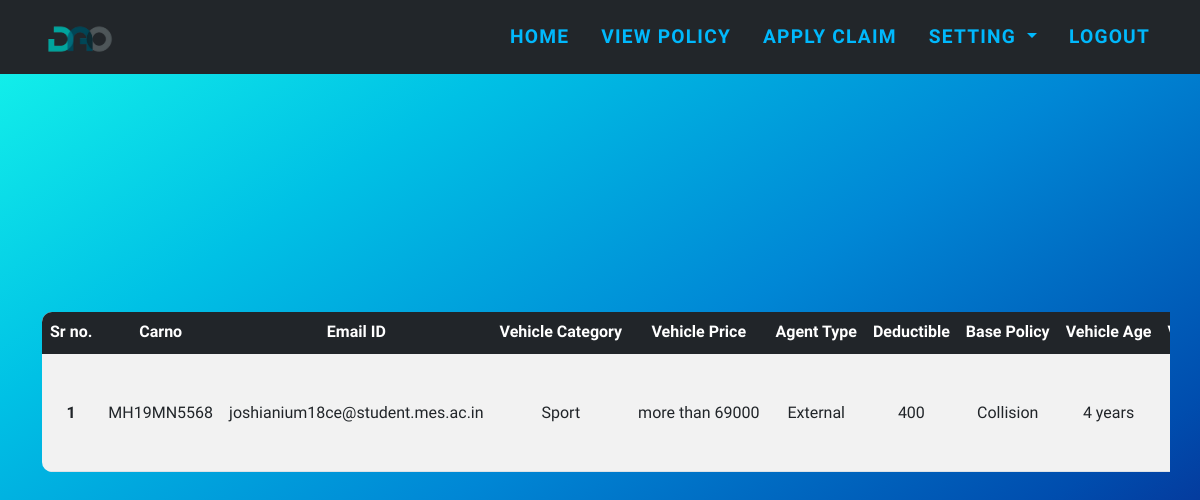
The page /viewpol (signed in) on the database its author committed.
### app.py (models this page shows)
class Policy(db.Model):
    no = db.Column(db.Integer, primary_key=True,autoincrement=True)
    carno=db.Column(db.String(12), nullable=False)
    email = db.Column(db.String(120), nullable=False)
    vcat=db.Column(db.String(20), nullable=False)
    vprice=db.Column(db.String(20), nullable=False)
    agtype=db.Column(db.String(20), nullable=False)
    deduct=db.Column(db.Integer, nullable=False)
    bpolicy=db.Column(db.String(20), nullable=False)
    vage=db.Column(db.String(20), nullable=False)
    make=db.Column(db.String(20), nullable=False)
    ptype=db.Column(db.String(20), nullable=False)

### app.py (the view)
@app.route("/viewpol")
def client_policy():
    if not session.get("username"):
      return render_template("illegal.html")
    email=session["username"]
    q=Policy.query.filter_by(email=email).all()
    return render_template("clpolicy.html",data=q)

### templates/clpolicy.html (shortened to what this page needs)
{% extends 'basecus.html' %}
{% block body %}
{% if data|length == 0 %}
    <h1 class="alert alert-primary">no policy to display</h1>
{% else %}
<div class="container" style="overflow-x: auto;  margin: 0;
position: absolute;
top: 50%;
left: 50%;
-ms-transform: translate(-50%, -50%);
transform: translate(-50%, -50%);
 ">
<table class="table table-striped table-hover" style="background-color:white;">
    <thead style="  background-color: #212529; color:#ffffff;">
        <tr style="vertical-align: middle; text-align: center;">
          <th scope="col">Sr no.</th>
          <th scope="col">Carno</th>
          <th scope="col">Email ID</th>
          <th scope="col">Vehicle Category</th>
          <th scope="col">Vehicle Price</th>
          <th scope="col">Agent Type</th>
          <th scope="col">Deductible</th>
          <th scope="col">Base Policy</th>
          <th scope="col">Vehicle Age</th>
          <th scope="col">Vehicle Company</th>
        </tr>
    </thead>
    <tbody>
        {% for alldata in data %}
        <tr style="vertical-align: middle; text-align: center;">
          <th scope="row">{{loop.index}}</th>
          <td>{{alldata.carno}}</td>
          <td>{{alldata.email}}</td>
          <td>{{alldata.vcat}}</td>
          <td>{{alldata.vprice}}</td>
          <td>{{alldata.agtype}}</td>
          <td>{{alldata.deduct}}</td>
          <td>{{alldata.bpolicy}}</td>
          <td>{{alldata.vage}}</td>
          <td>{{alldata.make}}</td>
        </tr>
        {% endfor %}
    </tbody>
</table>
</div>
{% endif %}
{% endblock %}

### templates/clpolicy.html (style rules this page uses)
table { white-space: nowrap; min-height: 20vh; }
body { background-image: linear-gradient(to right bottom, #16f8eb, #00c1e5, #0087d5, #004dae, #11076e); height: 100vh; position: relative; }
table { background-color: lightgrey; border-collapse: collapse; background: #fff; border-radius: 10px; border-top-left-radius: 10px; border-top-right-radius: 10px; border-bottom-right-radius: 10px; border-bottom-left-radius: 10px; overflow: hidden; width: 100%; margin: 0 auto; position: relative; }

### rows shown on the page
Policy: carno "MH19MN5568", email "joshianium18ce@student.mes.ac.in", vcat "Sport", vprice "more than 69000", agtype "External", deduct "400", bpolicy "Collision", vage "4 years"
